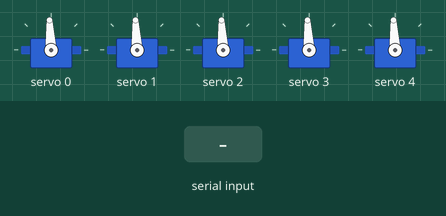
Recording of a sketch running on a simulated Arduino Nano, built with avr-gcc and run on an emulated ATmega328P. Parts: 5 × servo. The inputs (shaded band) are chosen by the test bench. EEPROM starts erased; what the sketch prints to the serial monitor is not drawn.

Above: at 1.2 s.
1.3 s: "+" received over Serial
2.8 s: byte 114 ('r') received over Serial
4.3 s: byte 119 ('w') received over Serial
5.9 s: byte 112 ('p') received over Serial
Timing chart, 0 to 8.4 s (numbered marks = the images above; inputs shaded):
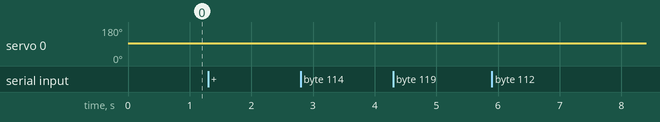

Measured:
- after the input at 1.3 s, servo 0: 93° → 94° at once
- after the input at 2.8 s, every drawn part: stays the same
- after the input at 4.3 s, every drawn part: stays the same
- after the input at 5.9 s, every drawn part: stays the same

The sketch:

tune.ino
```cpp
// Servo tuner: Nano + PCA9685.  Serial Monitor 115200 baud (any line ending).
// POWER-UP = HORN MODE: ALL servos go to 90 deg (1500 us) and hold. Fit the horns now with every joint straight
// (legs straight, arms hanging straight down). Spline teeth are roughly 17 deg apart, so it won't be exact: "c" below trims the rest.
// 'a' = back to horn mode any time. The first tuning key below releases every servo except the selected one.
// ZERO CONVENTION: centre (0 deg) = 90 deg = every joint in one straight line.
// So knees/elbows only bend one way from centre: set l and h at the real stops, they need not be symmetric.
//   0-9 / n b  select channel (digits, or next / previous; previous one goes limp)     g   go to saved centre
//   + / -    nudge 10 us                                 c   centre = current position
//   . / ,    nudge 1 us                                  l/h low / high stop = current position
//   r        release (limp)    w  save to EEPROM    p  print TRIM/LO_US/HI_US block to paste into leg_test
// Workflow per servo: g, nudge until the joint is straight (neutral), c; nudge to each mechanical stop, back off a little, l and h; w.
#include <Wire.h>
#include <EEPROM.h>
#include <Adafruit_PWMServoDriver.h>
#define NCH 5                       // 5 = one leg (ch 0-4); legs 10; add arms after that (max 16)
Adafruit_PWMServoDriver pwm;
struct Cal { uint16_t magic; int16_t c[NCH], lo[NCH], hi[NCH]; } cal;
int sel = 0;
int16_t us = 1500;

void drive() { pwm.writeMicroseconds(sel, us); }
void limp(int ch) { pwm.setPWM(ch, 0, 4096); }
void show() {
  Serial.print(F("ch ")); Serial.print(sel); Serial.print(F("  us ")); Serial.print(us);
  Serial.print(F("  centre ")); Serial.print(cal.c[sel]);
  Serial.print(F("  lo ")); Serial.print(cal.lo[sel]); Serial.print(F("  hi ")); Serial.println(cal.hi[sel]);
}
void nudge(int d) { us = constrain(us + d, 500, 2500); drive(); show(); }
bool hornMode = false;
void all90() {
  for (int i = 0; i < NCH; i++) pwm.writeMicroseconds(i, 1500);
  us = 1500; hornMode = true;
  Serial.println(F("HORN MODE: all servos at 90 deg (1500us). Fit horns now. Any tuning key releases them."));
}
bool isTune(char k) {
  return (k >= '0' && k < '0' + NCH) || k == 'n' || k == 'b' || k == '+' || k == '-' || k == '.' || k == ',' ||
         k == 'g' || k == 'c' || k == 'l' || k == 'h' || k == 'r';
}
void row(const char* name, const int16_t* v, int off) {
  Serial.print(F("const int16_t ")); Serial.print(name); Serial.print('['); Serial.print(NCH); Serial.print(F("] = {"));
  for (int i = 0; i < NCH; i++) { Serial.print(v[i] - off); Serial.print(i < NCH - 1 ? ',' : '}'); }
  Serial.println(';');
}
void block() { row("TRIM", cal.c, 1500); row("LO_US", cal.lo, 0); row("HI_US", cal.hi, 0); }   // stops are absolute us, any asymmetry kept

void setup() {
  Serial.begin(115200);
  Wire.begin();
  pwm.begin();
  pwm.setOscillatorFrequency(27000000);
  pwm.setPWMFreq(50);
  EEPROM.get(0, cal);
  if (cal.magic != 0xCA1B) {        // first run: centre 1500us, +-40 deg until you measure
    cal.magic = 0xCA1B;
    for (int i = 0; i < NCH; i++) { cal.c[i] = 1500; cal.lo[i] = 1500 - 440; cal.hi[i] = 1500 + 440; }
  }
  Serial.println(F("tuner: a horn mode | 0-9 n b select | g | +/- 10us | ./, 1us | c | l h | r | w | p"));
  all90();
}

void loop() {
  if (!Serial.available()) return;
  char k = Serial.read();
  if (hornMode && isTune(k)) { for (int i = 0; i < NCH; i++) limp(i); hornMode = false; }
  if (k == 'a') all90();
  else if (k >= '0' && k < '0' + NCH) { limp(sel); sel = k - '0'; us = cal.c[sel]; show(); }
  else if (k == 'n' || k == 'b') { limp(sel); sel = (sel + (k == 'n' ? 1 : NCH - 1)) % NCH; us = cal.c[sel]; show(); }
  else if (k == '+') nudge(10);
  else if (k == '-') nudge(-10);
  else if (k == '.') nudge(1);
  else if (k == ',') nudge(-1);
  else if (k == 'g') { us = cal.c[sel]; drive(); show(); }
  else if (k == 'c') { cal.c[sel] = us; show(); }
  else if (k == 'l') { cal.lo[sel] = us; show(); }
  else if (k == 'h') { cal.hi[sel] = us; show(); }
  else if (k == 'r') { limp(sel); Serial.println(F("limp")); }
  else if (k == 'w') { EEPROM.put(0, cal); Serial.println(F("saved")); }
  else if (k == 'p') block();
}
```
